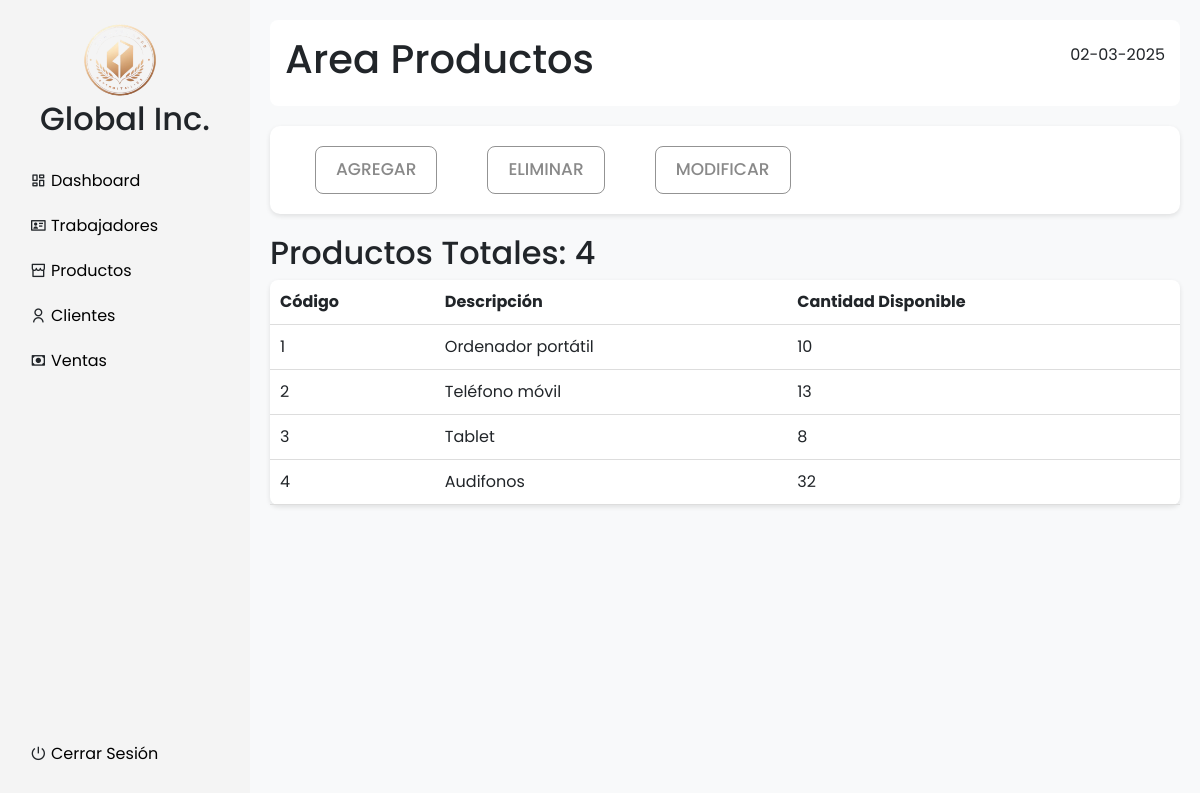
The page /productos.php (signed in) on the database its author committed.
### tables this page shows
CREATE TABLE `productos` (
  `cod` int(3) NOT NULL,
  `descripcion` varchar(50) DEFAULT NULL,
  `cantidad` int(5) DEFAULT NULL
);

### productos.php (the view, shortened to what this page needs)
<?php
include('conexion.php');
    ?>
    <?php
@$administrador = $_SESSION["administer"];
?>
<!DOCTYPE html>
<html lang="es">
<head>
    <link rel="stylesheet" href="https://cdnjs.cloudflare.com/ajax/libs/remixicon/4.6.0/remixicon.css">
    <link href="https://cdn.jsdelivr.net/npm/bootstrap@5.3.3/dist/css/bootstrap.min.css" rel="stylesheet">
    <link rel="stylesheet" href="css/style.css">
    </head>
<body>
    <div class="contenedor">
        <aside class="sidebar">
            <img src="src/logo.png" alt="logo de la empresa" class="logo-empresa">
            <h2>Global Inc.</h2>
            <ul>
                <li><i class="ri-dashboard-line"></i><a
                <?php
                if($administrador == 1){
                    echo 'href="inicioAdmin.php"';
                } else{
                    echo 'href="inicioNormal.php"';
                }
                ?>> Dashboard</a></li>
                <?php
                if($administrador == 1){
                    echo '<li><i class="ri-id-card-line"></i><a href="trabajadores.php"> Trabajadores</a></li>';
                    echo '<li><i class="ri-store-line"></i><a href="productos.php"> Productos</a></li>';
                }
                ?>
                <li><i class="ri-user-line"></i><a href="clientes.php"> Clientes</a></li>
                <li><i class="ri-cash-line"></i><a href="ventas.php"> Ventas</a></li>
                <li><i class="ri-shut-down-line"></i><a href="logout.php"> Cerrar Sesión</a></li>
            </ul>
        </aside>
        <main class="contenido-principal">
            <header>
                <h1>Area Productos</h1>
                <p>
                    <?php
                        $query = "SELECT DATE_FORMAT(CURRENT_DATE, '%d-%m-%Y') AS dia_actual;";
                        $resultado = mysqli_query($conexion, $query);
                        $datos = mysqli_fetch_assoc($resultado);
                        echo $datos["dia_actual"]
                    ?>
                </p>
            </header>
            <section class="stats">
                <div class="acciones">
                    <div>
                        <button type="button" class="btn btn-primary" data-bs-toggle="modal" data-bs-target="#AgregarPModal">
                          Agregar
                        </button>
                    </div>
                    <div>
                        <button type="button" class="btn btn-primary" data-bs-toggle="modal" data-bs-target="#EliminarPModal">
                          Eliminar
                        </button>
                    </div>
                    <div>
                        <button type="button" class="btn btn-primary" data-bs-toggle="modal" data-bs-target="#ModPModal">
                          Modificar
                        </button>
                    </div>
                </div>
            </section>
            <section class="orders">
                <h2>Productos Totales: <?php
                            $query = "SELECT COUNT(*) AS productos_totales FROM productos;";
                            $resultado = mysqli_query($conexion, $query);
                            $datos = mysqli_fetch_assoc($resultado);
                            echo $datos["productos_totales"]
                        ?></h2>
                <table>
                    <thead>
                        <th>Código</th>
                        <th>Descripción</th>
                        <th>Cantidad Disponible</th>
                    </thead>
                    <tbody>
                        <?php
                            $query = "SELECT p.cod AS codigo, p.descripcion AS nombre, p.cantidad AS cantidad
                                        FROM productos AS p
                                        ORDER BY cod ASC";
                            $resultado = mysqli_query($conexion, $query);
                            while ($row = mysqli_fetch_assoc($resultado)){
                                echo "<tr>
                                        <td>" . $row['codigo'] . "</td>
                                        <td>" . $row['nombre'] . "</td>
                                        <td>" . $row['cantidad'] . "</td>
                                    </tr>";
                            }
                        ?>
                    </tbody>
                </table>
            </section>
        </main>
    </div>
</body>
</html>

### css/style.css (style rules this page uses)
* { margin: 0; padding: 0; box-sizing: border-box; font-family: "Poppins", sans-serif; }
.contenedor { display: flex; height: 100vh; }
.sidebar { width: 250px; background: #f4f4f4; padding: 20px; }
.logo-empresa { width: 80px; height: 80px; margin-left: 60px; }
.sidebar h2 { text-align: center; margin-bottom: 20px; }
.sidebar ul { list-style: none; padding: 0; }
.sidebar ul li { padding: 10px; cursor: pointer; }
.sidebar li:last-child { position: absolute; bottom: 1.5rem; }
a { text-decoration: none; color: black; }
.contenido-principal { flex: 1; padding: 20px; background: #f8f9fa; }
header { display: flex; justify-content: space-between; align-items: center; background: white; padding: 15px; border-radius: 8px; margin-bottom: 20px; }
.acciones { display: flex; flex: 1; background: white; padding: 20px; border-radius: 10px; text-align: center; box-shadow: 0px 2px 5px rgba(0, 0, 0, 0.1); position: relative; }
.acciones div { padding: 0 25px; }
.acciones div button { padding: 10px 20px; text-transform: uppercase; border-radius: 8px; font-size: 17px; font-weight: 500; color: #14131380; text-shadow: none; background: transparent; cursor: pointer; box-shadow: transparent; border: 1px solid #29282880; transition: 0.5s ease; }
.stats { display: flex; gap: 20px; }
.orders { margin-top: 20px; }
.orders table { width: 100%; background: white; border-radius: 8px; padding: 10px; box-shadow: 0px 2px 5px rgba(0, 0, 0, 0.1); border-collapse: collapse; }
.orders th, .orders td { padding: 10px; text-align: left; border-bottom: 1px solid #ddd; }

### rows shown on the page
productos: cod "1", descripcion "Ordenador portátil", cantidad "10"
productos: cod "2", descripcion "Teléfono móvil", cantidad "13"
productos: cod "3", descripcion "Tablet", cantidad "8"
productos: cod "4", descripcion "Audifonos", cantidad "32"

### other values the page prints
$datos["dia_actual"] "02-03-2025"
$datos["productos_totales"] "4"
